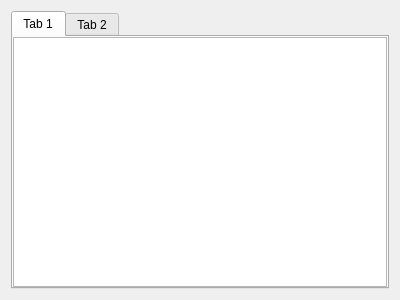
<?xml version="1.0" encoding="UTF-8"?>
<ui version="4.0">
 <class>Form</class>
 <widget class="QWidget" name="Form">
  <property name="geometry">
   <rect>
    <x>0</x>
    <y>0</y>
    <width>400</width>
    <height>300</height>
   </rect>
  </property>
  <property name="windowTitle">
   <string>Form</string>
  </property>
  <layout class="QHBoxLayout" name="horizontalLayout">
   <item>
    <widget class="QTabWidget" name="tabWidget">
     <widget class="QWidget" name="tab">
      <attribute name="title">
       <string>Tab 1</string>
      </attribute>
      <layout class="QHBoxLayout" name="horizontalLayout_2">
       <property name="spacing">
        <number>0</number>
       </property>
       <property name="leftMargin">
        <number>0</number>
       </property>
       <property name="topMargin">
        <number>0</number>
       </property>
       <property name="rightMargin">
        <number>0</number>
       </property>
       <property name="bottomMargin">
        <number>0</number>
       </property>
       <item>
        <widget class="QTableWidget" name="tableWidget"/>
       </item>
      </layout>
     </widget>
     <widget class="QWidget" name="tab_2">
      <attribute name="title">
       <string>Tab 2</string>
      </attribute>
     </widget>
    </widget>
   </item>
  </layout>
 </widget>
 <resources/>
 <connections/>
</ui>
